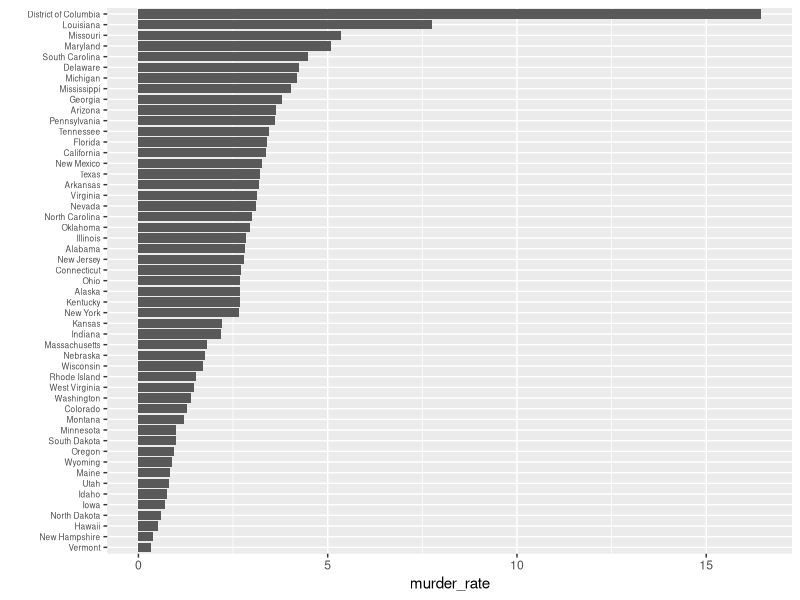
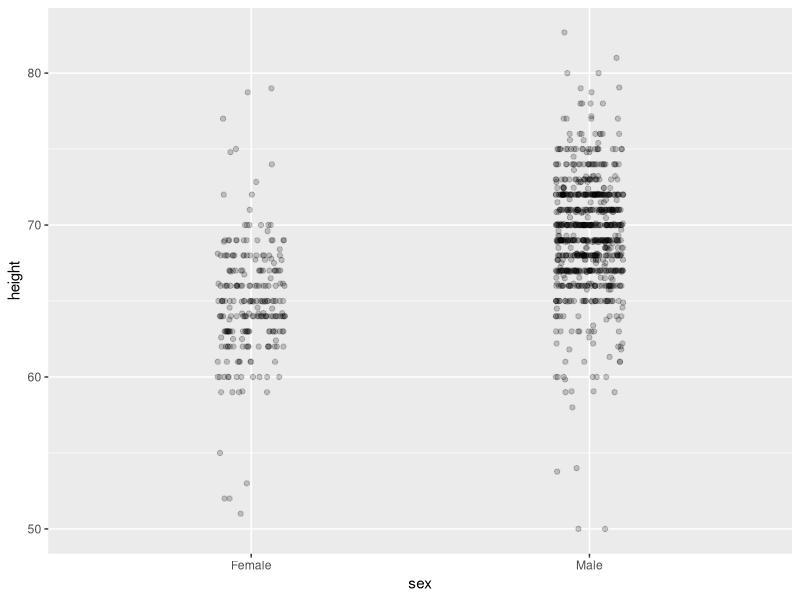
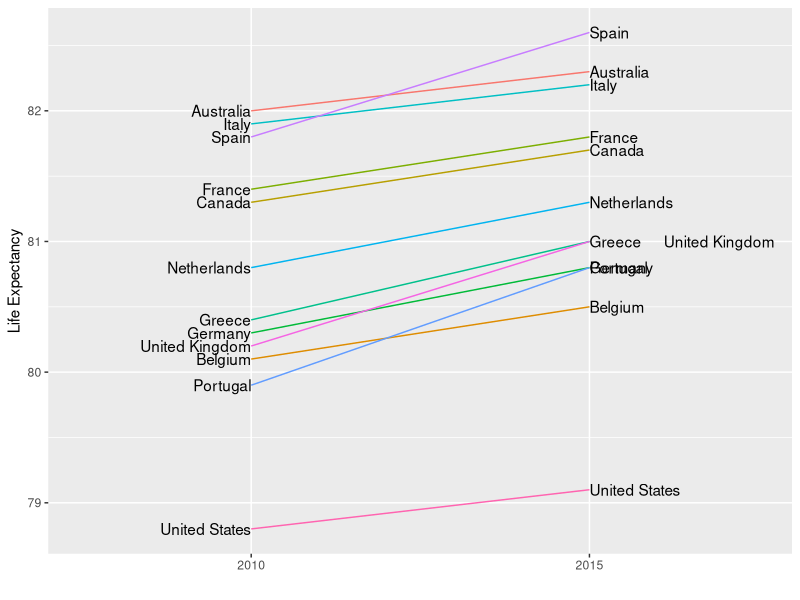
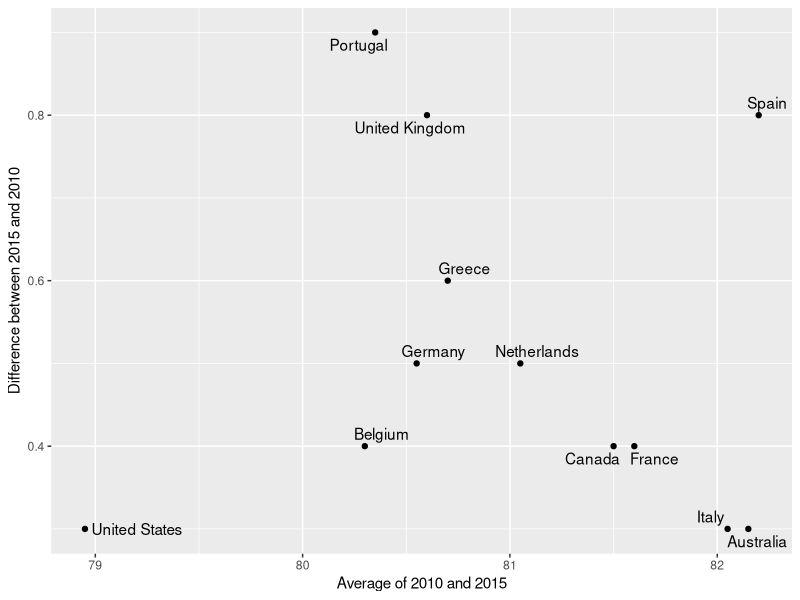
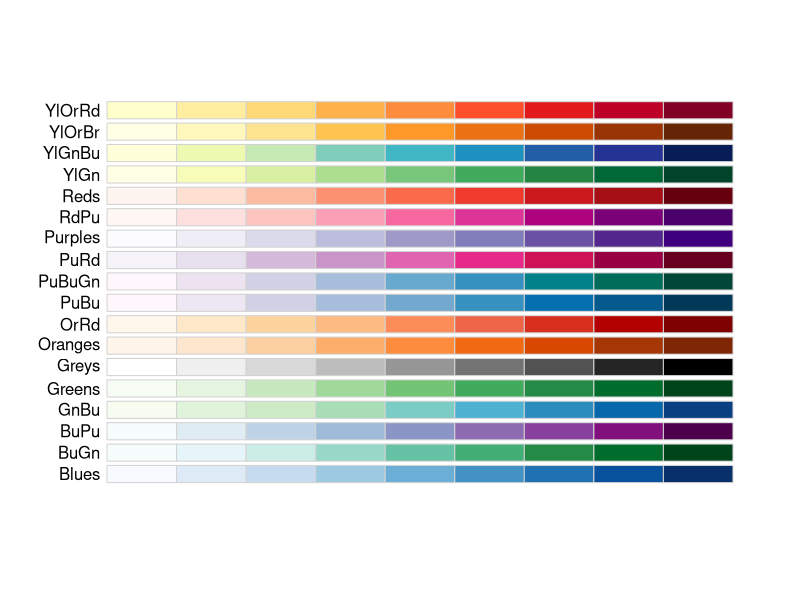
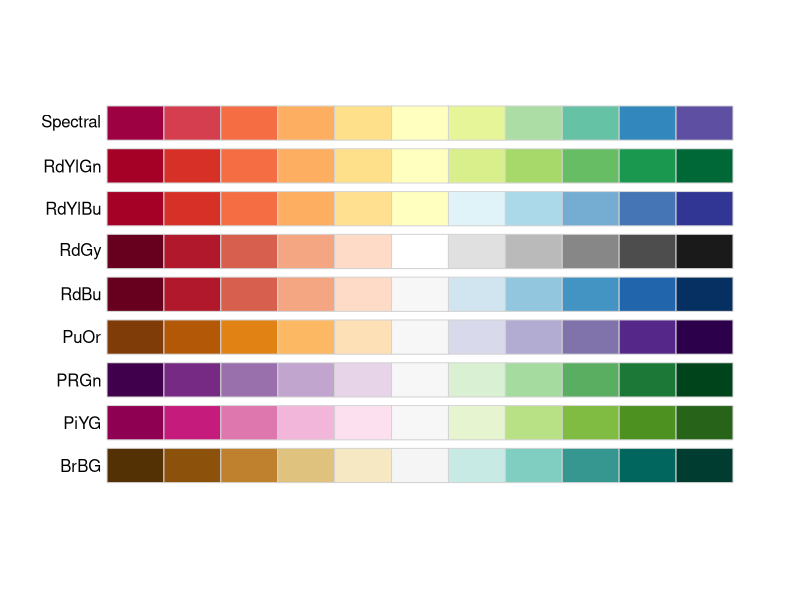
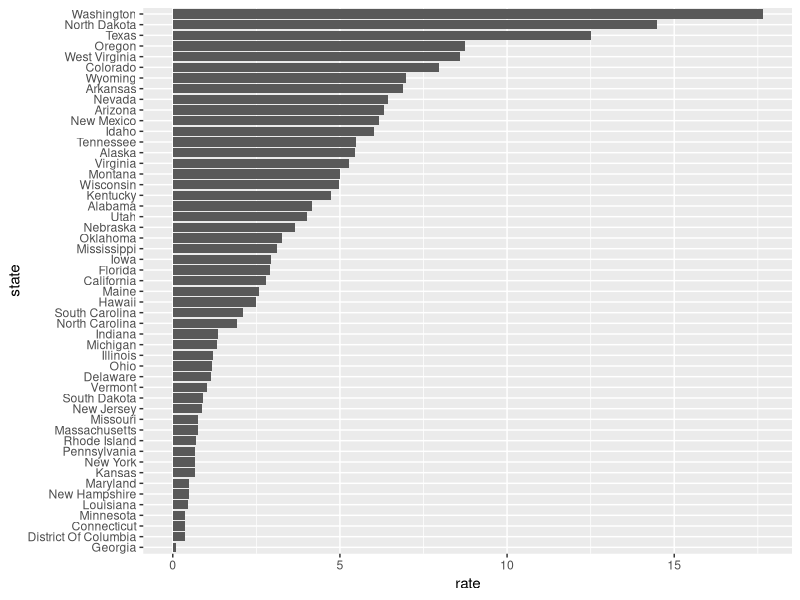
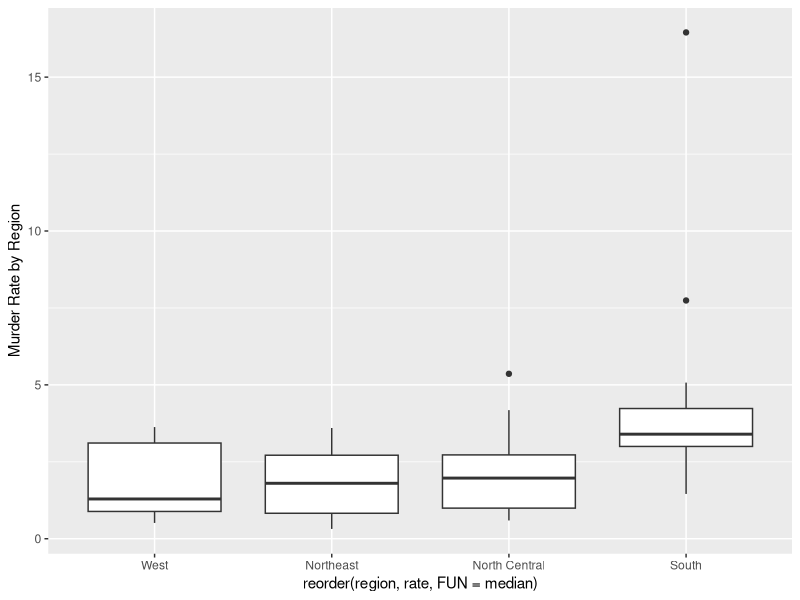

The R source for these figures, in order:
#### Environment ####
library(tidyverse)
library(dslabs)
library(gridExtra)
library(ggrepel)
library(RColorBrewer)

data(murders)
head(murders)

data("heights")
head(heights)

data("gapminder")
head(gapminder)

data("us_contagious_diseases")
head(us_contagious_diseases)
#####

#### Data Visualisation Principles ####

# 1. position and length are preferred over angles and/or area
# =>
# (1) Pie charts are a very bad way of displaying information.
# bar chart or dot chart is a preferable way
# (2) If for some reason you need to make a pie chart, 
# label each pie slice with its respective percentage



# 2. include 0
# (1) When using barplots, it is misinformative to exclude 0.
# bars imply that the length is proportional to the quantities 
# By avoiding 0, 
# relatively small differences can be made to look much bigger
# (2) When using position rather than length, 
# it is then not necessary to include 0. 
# especially when comparing differences between groups 
# relative to the within group variability



# 3. Order categories by a meaningful value
# default: 
# order character string categories alphabetically 
# order factor categories by the factor level
# reorder function helps 
# example:
murders %>%
  mutate(murder_rate = total / population * 100000) %>%
  mutate(state = reorder(state, murder_rate)) %>%
  # order by murder_rate
  ggplot(aes(x = state,
             y = murder_rate)) +
  geom_bar(stat = "identity") +  
  # cancel count function of geom_bar
  coord_flip() +
  # 调转轴向（默认的x轴效果不好）
  theme(axis.text.y = element_text(size = 6)) +
  xlab("")



# 4. Show the data 
# i.e. visualizing the distribution is much more informative. 
# =>
# two ways to improve point plots 
# (1) add jitter 
# adds a small random shift to each point
# (2) alpha blending 
# making the points somewhat transparent. 
# more points fall on top of each other, the darker the plot, 
# which also helps us get a sense of the distribution.
#
heights %>%
  ggplot(aes(x = sex,
             y = height)) +
  geom_jitter(width = 0.1,
              alpha = 0.2)



# 5. For easier comparisons
# (1) Use common axes
#
# (2) Align plots vertically to see horizontal changes 
# and horizontally to see vertical changes
# note: facet_wrap can do this 
#
# (3) Consider transformations
# e.g. logistic for odds, square root for count data, lg for gdp
#
# (4) Visual cues to be compared should be adjacent
# even better to denote the two things we compare with colour



# 6. Colour blind friendly 
# R support self-defined colours 
color_blind_friendly_cols <-
  c("#999999", "#E69F00", "#56B4E9", "#009E73",
    "#F0E442", "#0072B2", "#D55E00", "#CC79A7")
# See the paper in the file for detials 



# 7. Plots for two variables 
# In general,should use scatterplots
# However, two exceptions:

# (1) Slope Charts
# comparing variables of the same type, 
# but at different time points and 
# for a relatively small number of comparisons
#
# Example
west <- c("Western Europe",
          "Northern Europe",
          "Southern Europe", 
          "Northern America",
          "Australia and New Zealand")
dat <- gapminder %>%
  filter(year %in% c(2010, 2015) &
           region %in% west &
           !is.na(life_expectancy) &
           population > 10^7)
dat %>%
  mutate(location = ifelse(year == 2010, 1, 2),
         # 给出国名位置
         location = ifelse(year == 2015 &
                    country %in% c("United Kingdom",
                                   "POrtugal"),
                    location + 0.22, location),
         # 微调国名较长的情况
         hjust = ifelse(year == 2010, 1, 0)) %>%
  mutate(year = as.factor(year)) %>%
  ggplot(aes(x = year, 
             y = life_expectancy,
             group = country)) +
  geom_line(aes(colour = country),
            show.legend = F) +
  # 用折线图制作坡面图
  geom_text(aes(x = location,
                label = country,
                hjust = hjust),
            show.legend = F) +
  xlab("") +
  ylab("Life Expectancy")
# permits us to quickly get an idea of changes 
# based on the slope of the lines

# (2) Bland-Altman Plot 
# a.k.a. Tukey mean-difference plot, MA-plot
# difference versus the average (x axis as average)
#
# Example 
# library(ggrepel)
dat %>%
  mutate(year = paste0("life_expectancy_",
                       year)) %>%
  select(country, year, life_expectancy) %>%
  pivot_wider(names_from = year, 
              values_from = life_expectancy) %>%
  mutate(average = (life_expectancy_2015 + 
                    life_expectancy_2010) / 2,
         difference = life_expectancy_2015 - 
                      life_expectancy_2010) %>%
  ggplot(aes(x = average,
             y = difference,
             label = country)) +
  geom_point() +
  geom_text_repel() +
  geom_abline(lty = 2) +
  xlab("Average of 2010 and 2015") +
  ylab("Difference between 2015 and 2010")
# we quickly see which countries have shown the most improvement



# 8. Encoding a third variable 
# (1) encode categorical variables with color and shape. 
# These shapes can be controlled with shape argument.
# 
# (2) For continuous variables, can use colour, intensity, or size
# For colours:
# library(RColorBrewer)
# Sequential colors for data that goes from high to low. 
# High values are clearly distinguished from low values.
display.brewer.all(type = "seq")
# Diverging colors for values that diverge from a center. 
# We put equal emphasis on both ends of the data range
display.brewer.all(type = "div")



# 9. Avoid pseudo-3D plots
# can easily use color to represent the categorical variable 
# instead of using a pseudo-3D:



# 10. Avoid too many significant digits
# two significant figures is more than enough
# can define the number of significant digits globally 
# options(digits = 3).



# 11. Place values being compared on columns rather than rows

#####



#### Exercises ####
# 4-5
dat <- us_contagious_diseases %>%
  filter(year == 1967 &
           disease == "Measles" &
           !is.na(population)) %>%
  mutate(rate = 
           count / population * 10^4 * 52 / weeks_reporting) %>%
  mutate(state = reorder(state, rate))
# reorder by disease rate
dat %>% 
  ggplot(aes(x = state,
                   y = rate)) +
  geom_bar(stat = "identity") +
  coord_flip()

# 7
murders %>%
  mutate(rate = total / population * 10^5) %>%
  ggplot(aes(x = reorder(region, rate, FUN = median),
             y = rate)) +
  # Note we can directly reorder at the aes, which is easier
  geom_boxplot() +
  ylab("Murder Rate by Region")

murders %>% 
  mutate(rate = total/population*100000) %>%
  mutate(region = reorder(region, rate, FUN = median)) %>%
  ggplot(aes(x = region,
             y = rate)) +
  geom_boxplot() +
  geom_point()

# 两种写法均可

#####



#### Case Study: Vaccines and Infectious Diseases ####
dat <- us_contagious_diseases %>%
  filter(!state %in% c("Hawaii", "Alaska") &
           # 反向排除
           disease == "Measles"
           ) %>%
  mutate(rate = count / population*10000*52 / weeks_reporting)%>%
  mutate(state = reorder(state, rate))

dat %>% filter(state == "California" &
                 !is.na(rate)) %>%
  ggplot(aes(x = year,
             y = rate)) +
  geom_line() +
  ylab("Cases per 10,000") +
  geom_vline(xintercept = 1963, 
             colour = "blue") # add a vertical line for event
# 1963 is when the vaccine was introduced



# Now plots all states in one plot

# colour for rate 
dat %>%
  ggplot(aes(x = year,
             y = state,
             fill = rate)) +
  geom_tile(colour = "grey50") +
  # tile the region with colours representing disease rates
  scale_x_continuous(expand = c(0,0)) + # cancel auto expand
  # expand: 
  # For position scales, a vector of range expansion constants 
  # used to add some padding around the data to ensure 
  # that they are placed some distance away from the axes.
  scale_fill_gradientn(colours = brewer.pal(9, "Purples"),
                       trans = "sqrt") +
  # scale_*_gradientn creates a n-colour gradient
  # brewer.pal(n, name)
  # n : number of different colours; name: palette name 
  geom_vline(xintercept = 1963,
             colour = "green") +
  theme_minimal() + # 一个模版theme
  theme(panel.grid = element_blank(),
        legend.position = "bottom",
        text = element_text(size = 8)) +
  ggtitle("Measles") +
  ylab("") +
  xlab("")
# This plot makes a very striking argument 
# for the contribution of vaccines.
# But we cannot see the exact quantity 


# If we are willing to lose state information, 
# we can make a version that shows the values with position. 
# We can also show the average for the US
avg <- us_contagious_diseases %>%
  filter(disease == "Measles") %>%
  group_by(year) %>%
  summarise(us_rate = sum(count, na.rm = T) /
              sum(population, na.rm = T) * 10000)

dat %>%
  filter(!is.na(rate)) %>% 
  ggplot() +
  geom_line(aes(x = year,
                y = rate,
                group = state),
            colour = "grey50", # 找不到50种颜色，就用渐变色
            show.legend = F,
            alpha = 0.2,
            linewidth = 1) +
  # rates for all states
  geom_line(aes(x = year,
                y = us_rate),
            data = avg, 
            linewidth = 1) + 
  # rates for us-average
  scale_y_continuous(trans = "sqrt",
                     breaks = c(5, 25, 125, 300)) +
  ggtitle("Cases per 10,000 by states") +
  xlab("") + ylab("") +
  geom_text(data = data.frame(x = 1955, y = 50),
            mapping = aes(x, y, label = "US average"),
            colour = "black") +
  geom_vline(xintercept = 1963, 
             colour = "blue")

#####



#### Exercise ####
# 1-2. for smallpox 
dat <- us_contagious_diseases %>%
  filter(weeks_reporting >= 10 &
           disease == "Smallpox") %>%
  mutate(rate = count / population*10000*52 / weeks_reporting) %>%
  mutate(state = reorder(state, rate))

avg <- us_contagious_diseases %>%
  filter(disease == "Smallpox") %>%
  group_by(year) %>%
  summarise(us_rate = sum(count, na.rm = T) /
              sum(population, na.rm = T) * 10000)

dat %>%
  filter(!is.na(rate)) %>% 
  ggplot() +
  geom_line(aes(x = year,
                y = rate,
                group = state),
            colour = "grey50", # 找不到50种颜色，就用渐变色
            show.legend = F,
            alpha = 0.2,
            linewidth = 1) +
  # rates for all states
  geom_line(aes(x = year,
                y = us_rate),
            data = avg, 
            linewidth = 1) + 
  # rates for us-average
  scale_y_continuous(trans = "sqrt",
                     breaks = c(5, 25, 125, 300)) +
  ggtitle("Cases per 10,000 by states") +
  xlab("") + ylab("") +
  geom_text(data = data.frame(x = 1955, y = 50),
            mapping = aes(x, y, label = "US average"),
            colour = "black") 

  
# 3. 
dat <- us_contagious_diseases %>%
  filter(state == "California" &
           weeks_reporting >= 10) %>%
  mutate(rate = count / population*10000*52 / weeks_reporting)

dat %>%
  ggplot(aes(x = year,
             y = rate,
             colour = disease)) +
  geom_line() +
  ylab("Cases per 10,000") +
  ggtitle("Diseases in California")
 
 
# 4. 
avg <- us_contagious_diseases %>%
  summarise(us_rate = sum(count, na.rm = T) /
              sum(population, na.rm = T) * 10000,
            .by = c(disease, year))
# Notes: easier to use .by argument directly in summarise
# can group by more than one column
avg %>%
  ggplot(aes(x = year,
             y = us_rate,
             colour = disease
             )) +
  geom_line(linewidth = 0.3)

# 两种group_by都可以
us_contagious_diseases %>%
  filter(!is.na(population)) %>%
  group_by(year, disease) %>%
  summarise(rate = sum(count, na.rm = T) /
              sum(population, na.rm = T) * 10000) %>%
  ggplot(aes(x = year,
             y = rate,
             colour = disease
  )) +
  geom_line(linewidth = 0.3)
#####
  



  
  
  
  
  
